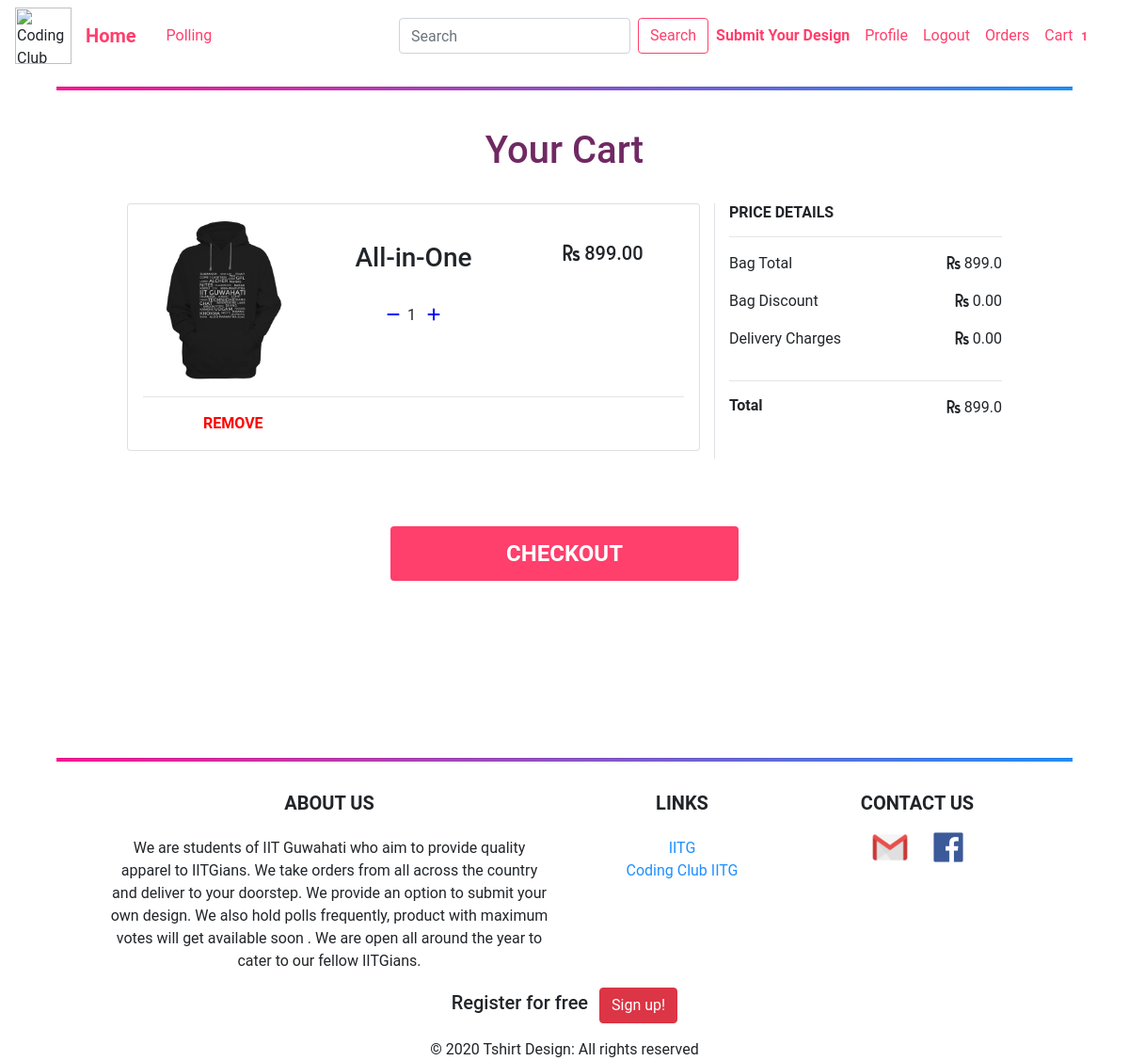
Page /cart/ (signed in) on the committed database.
### cart/models.py (models this page shows, shortened)
class CartItem(models.Model):
    cart = models.ForeignKey('Cart', related_name="cart_item", on_delete=models.CASCADE)
    product = models.ForeignKey(Product, related_name="product", on_delete=models.CASCADE)
    variations = models.ManyToManyField(Variation, blank=True)
    quantity = models.IntegerField(default=1)
    line_total = models.DecimalField(max_digits=10, decimal_places=2, default=0.00)

class Cart(models.Model):
    user = models.ForeignKey(User, on_delete=models.CASCADE, related_name="cart_user")
    total = models.DecimalField(max_digits=10, decimal_places=2, default=0.00)
    timestamp = models.DateTimeField(auto_now_add=True, auto_now=False)
    updated = models.DateTimeField(auto_now=True, auto_now_add=False)
    qty = models.IntegerField(default=1)
    active = models.BooleanField(default=True)

### blog/models.py (models this page shows, shortened)
class Product(models.Model):
    merchant = models.ForeignKey(User, on_delete=models.CASCADE, limit_choices_to={'groups': 1})
    category = models.ForeignKey(Category, related_name='products', on_delete=models.CASCADE)
    name = models.CharField(max_length=150)
    description = models.TextField(blank=True)
    price = models.DecimalField(decimal_places=2, max_digits=10)
    slug = models.SlugField(max_length=150)
    stock = models.PositiveIntegerField(default=1)
    available = models.BooleanField(default=1)
    created_at = models.DateTimeField(auto_now_add=True)
    updated_at = models.DateTimeField(auto_now=True)
    image = models.ImageField(upload_to='products')
    image1 = models.ImageField(upload_to='products', blank=True, null=True)
    image2 = models.ImageField(upload_to='products', blank=True, null=True)
    image3 = models.ImageField(upload_to='products', blank=True, null=True)
    class Meta:
        ordering = ('name',)
        index_together = (('id', 'slug'),)
    def get_absolute_url(self):
        return reverse('blog:product_detail', args=[self.id, self.slug])

### cart/views.py (the view)
# urls.py: path('cart/', cart_views.cart_home, name='cart'),
@login_required
def cart_home(request):
    cart = Cart.objects.filter(user=request.user, active=True).first()
    empty_message = "Your cart is Empty, please keep shopping."
    if cart is not None:
        context = {"cart": cart, "empty": False}
        new_total = 0.00
        for item in cart.cart_item.all():
            line_total = float(item.product.price) * item.quantity
            new_total += line_total
        cart.total = new_total
        request.session['items_total'] = cart.cart_item.count()
        cart.qty = cart.cart_item.count()
        cart.save()
        if cart.total == float(0):
            context = {"empty": True, "empty_message": empty_message}
    else:
        context = {"empty": True, "empty_message": empty_message}
    template = 'cart/cart_home.html'
    return render(request, template, context)

### blog/models.py (called while the page is built)
    def all(self):
        return super(VariationsManager,self).filter(active=True)

### cart/templates/cart/cart_home.html (shortened to what this page needs)
{% extends "blog/base.html" %}
{% block content %}
    <br>
    {% if empty %}
        <div class="col-sm-10 mx-auto mb-4"><h2 class="text-center"> {{ empty_message }}</h2></div>
        <div class="col-sm-8 mx-auto text-center text-body"><h5> <a href="{% url 'blog:product-home' %}">Continue Shopping</a></h5></div>
    {% else %}
        <h1 style="text-align:center;color: #702963 " >Your Cart</h1>
        <br>
        <div class="my-row">
            <div class="col-xl-8 col-lg-9 col-md-8 col-sm-12 mb-5 border-right">
                {% for item in cart.cart_item.all %}
                    <div class="card py-3 px-3 mb-2">
                        <div class="row">
                            <div class="col-sm-5 col-md-4 col-lg-4 mx-auto">
                                <a class="text-body" href="{{ item.product.get_absolute_url }}">
                                    <img class="card-img-top " src="{{ item.product.image.url }}" alt="{{ item.product.name }}">
                                </a>
                            </div>
                            <div class="col-sm-6 text-center col-md-4 col-lg-4 text-my mx-auto">
                                <br>
                                <a class="text-body" href="{{ item.product.get_absolute_url }}">
                                    <h3 class="">{{ item.product.name }}</h3>
                                </a>
                                <br>
                                <a  class="text-color-icon text-center mx-auto" href='{% url "decrease_by_one" item.id %}'><i class="fa fa-minus mr-2"></i></a>{{ item.quantity }}
                                <a  class="text-color-icon" href='{% url "increase_by_one" item.id %}'> <i class="fa fa-plus ml-2"></i></a>
                            </div>
                            <div class="col-sm-4 col-md-4 col-lg-4  text-center mx-auto">
                                <br>
                                <h5 class="text-align-right text-center"> <i class="fa fa-rupee-sign"></i> {{ item.product.price }}</h5>
                            </div>
                        </div>
                        <hr>
                        <div class="col-sm-4 col-md-4 col-lg-4 text-center">
                            <strong><a class=" text-center" style="color: red" href='{% url "remove_from_cart" item.id %}'> REMOVE </a></strong>
                        </div>
                    </div>
                {% endfor %}
            </div>
            <div class="col-xl-4 col-lg-3 col-md-4 col-sm-12">
                <h6><strong>PRICE DETAILS</strong></h6>
                <hr>
                <div class="row">
                    <div class="col-sm-12"> <p class="float-left">Bag Total </p> <p class="float-right"><i class="fa fa-rupee-sign"></i> {{ cart.total }}</p></div>
                    <div class="col-sm-12"> <p class="float-left">Bag Discount</p> <p class="float-right"><i class="fa fa-rupee-sign"></i> 0.00</p></div>
                    <div class="col-sm-12"> <p class="float-left">Delivery Charges</p> <p class="float-right"><i class="fa fa-rupee-sign"></i> 0.00</p></div>
                </div>
                <hr>
                <div class="row">
                    <div class="col-sm-12"> <h6 class="float-left"><strong>Total</strong></h6> <p class="float-right"><i class="fa fa-rupee-sign"></i> {{ cart.total }}</p></div>
                </div>
            </div>
        </div>
        <br>
        <div class="col-sm-4 mx-auto">
            <a class="btn btn-block btn-rounded text-uppercase" style="background-color: #ff3f6c" href="{% url 'checkout' %}"><h4 class="mt-2" style="color: white"><strong>Checkout</strong></h4></a>
        </div>
    {% endif %}
{% endblock %}

### blog/static/blog/main.css (style rules this page uses)
body { position: relative; margin: 0; padding-bottom: 6rem; min-height: 100%; background: #fff; color: #333333; }
.text-color-icon { color: blue; }
.text-align-right { text-align: right; }
.text-my { text-align: left; }
.my-row { margin: auto; display: -ms-flexbox; display: flex; -ms-flex-wrap: wrap; flex-wrap: wrap; }
@media (min-width: 768px) { .my-row { padding-left: 10%; padding-right: 10%; } }

### rows in the picture
CartItem: product.image (picture), product.name "All-in-One", quantity "1", product.price "899.00"
Cart: total "899.0"

### other values in the picture
{{ request.session.items_total }} "1"
